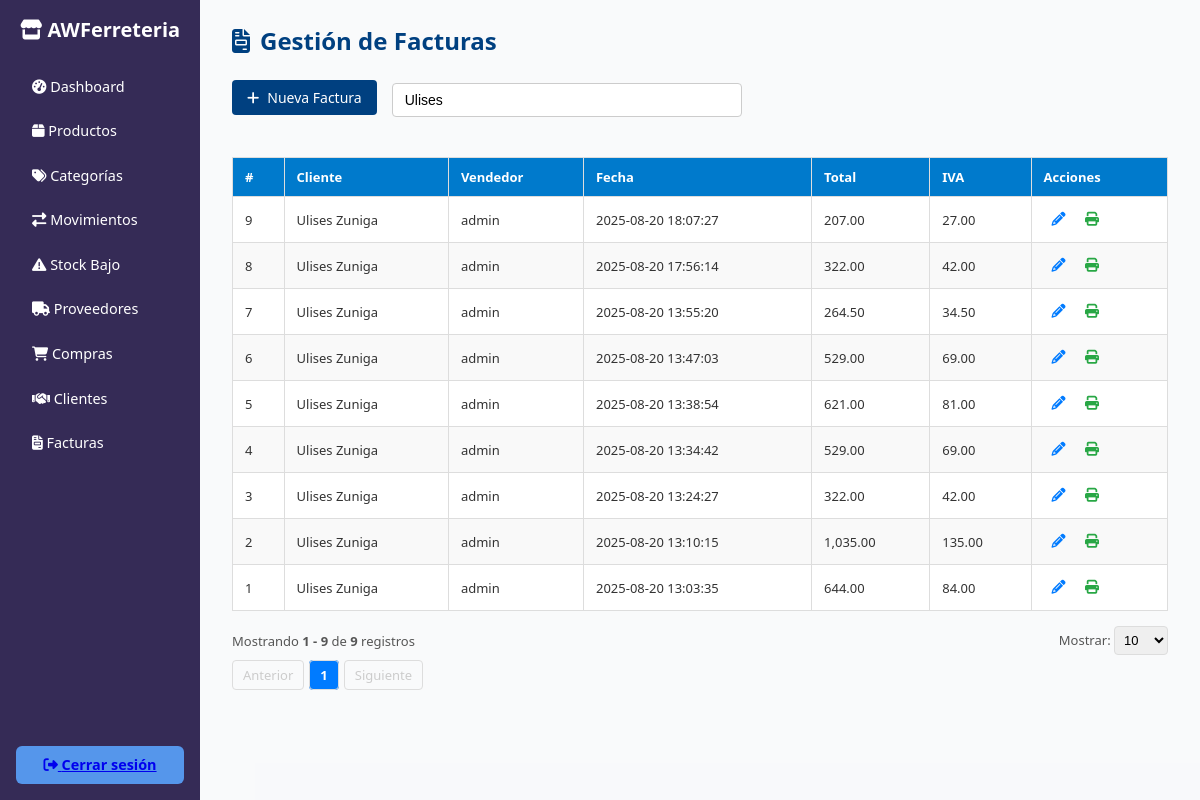
The page /facturacion/facturas.php?busqueda=Ulises (signed in) on the database its author committed.
### tables this page shows
CREATE TABLE `facturas` (
  `idfactura` int(11) NOT NULL,
  `idcliente` int(11) NOT NULL,
  `idusuario` int(11) NOT NULL,
  `fecha` datetime DEFAULT current_timestamp(),
  `total` decimal(10,2) NOT NULL,
  `iva` decimal(10,2) DEFAULT 0.00,
  `activo` bit(1) DEFAULT b'1',
  `usuarioregistra` int(11) DEFAULT NULL,
  `fecharegistro` datetime DEFAULT current_timestamp(),
  `usuarioactualiza` int(11) DEFAULT NULL,
  `fechaactualizacion` datetime DEFAULT NULL
);

CREATE TABLE `usuarios` (
  `idusuario` int(11) NOT NULL,
  `nombrecompleto` varchar(100) NOT NULL,
  `usuario` varchar(50) NOT NULL,
  `contrasena` varchar(255) NOT NULL,
  `correo` varchar(100) DEFAULT NULL,
  `telefono` varchar(20) DEFAULT NULL,
  `idrol` int(11) NOT NULL,
  `activo` bit(1) NOT NULL DEFAULT b'1',
  `usuarioregistra` int(11) NOT NULL,
  `fecharegistro` datetime NOT NULL DEFAULT current_timestamp(),
  `usuarioactualiza` int(11) DEFAULT NULL,
  `fechaactualizacion` datetime DEFAULT NULL ON UPDATE current_timestamp()
);

### facturacion/facturas.php (the view, shortened to what this page needs)
<?php
$conn = getConnection();
$pagina = isset($_GET['pagina']) ? (int)$_GET['pagina'] : 1;
$porPagina = isset($_GET['por_pagina']) ? (int)$_GET['por_pagina'] : 10;
$busqueda = trim($_GET['busqueda'] ?? '');
$offset = ($pagina - 1) * $porPagina;
$where = "";
$params = [];
$types = "";
if (!empty($busqueda)) {
    $busqueda_like = '%' . $busqueda . '%';
    $where = " WHERE (c.nombre LIKE ? OR u.usuario LIKE ? OR f.idfactura LIKE ? OR f.fecha LIKE ?) ";
    $params = [$busqueda_like, $busqueda_like, $busqueda_like, $busqueda_like];
    $types = "ssss";
}
try {
    $sqlCount = "SELECT COUNT(*) as total FROM facturas f
                 INNER JOIN clientes c ON f.idcliente = c.idcliente
                 INNER JOIN usuarios u ON f.idusuario = u.idusuario $where";
    $stmtCount = $conn->prepare($sqlCount);
    if ($stmtCount) {
        if (!empty($params)) {
            $stmtCount->bind_param($types, ...$params);
        }
        $stmtCount->execute();
        $resultCount = $stmtCount->get_result();
        $totalRegistros = $resultCount->fetch_assoc()['total'] ?? 0;
    } else {
        $totalRegistros = 0;
    }
} catch (Exception $e) {
    $totalRegistros = 0;
}
$totalPaginas = max(1, ceil($totalRegistros / $porPagina));
$facturas = [];
try {
    $sql = "SELECT f.idfactura,
               CONCAT(c.nombre, ' ', c.apellido) AS cliente,
               u.usuario AS vendedor,
               f.fecha,
               f.total,
               f.iva
        FROM facturas f
        INNER JOIN clientes c ON f.idcliente = c.idcliente
        INNER JOIN usuarios u ON f.idusuario = u.idusuario
        $where
        ORDER BY f.fecha DESC
        LIMIT ? OFFSET ?";
    $stmt = $conn->prepare($sql);
    if ($stmt) {
        if (!empty($params)) {
            $stmt->bind_param($types . "ii", ...array_merge($params, [$porPagina, $offset]));
        } else {
            $stmt->bind_param("ii", $porPagina, $offset);
        }
        $stmt->execute();
        $result = $stmt->get_result();
        $facturas = $result->fetch_all(MYSQLI_ASSOC);
    }
} catch (Exception $e) {
    $facturas = [];
}
?>
<!DOCTYPE html>
<html lang="es">
<head>
    <link rel="stylesheet" href="https://cdnjs.cloudflare.com/ajax/libs/font-awesome/6.4.0/css/all.min.css">
</head>
<body>
    <div class="container">
        <?php include('../includes/sidebar_inventario.php'); ?>
        <main class="main-content">
            <h2><i class="fas fa-file-invoice"></i> Gestión de Facturas</h2>
            <div style="display: flex; align-items: center; gap: 15px; flex-wrap: wrap; margin-bottom: 20px;">
                <a href="nueva_factura.php" class="btn">
                    <i class="fas fa-plus"></i> Nueva Factura
                </a>
                <div class="search-container" style="flex: 1; max-width: 350px;">
                    <input type="text" id="busquedaFactura"
                        placeholder="Buscar factura, cliente, vendedor, fecha..."
                        value="<?= htmlspecialchars($busqueda) ?>">
                </div>
            </div>
            <table id="tablaFacturas">
                <thead>
                    <tr>
                        <th>#</th>
                        <th>Cliente</th>
                        <th>Vendedor</th>
                        <th>Fecha</th>
                        <th>Total</th>
                        <th>IVA</th>
                        <th>Acciones</th>
                    </tr>
                </thead>
                <tbody id="tbodyFacturas">
                    <?php if (!empty($facturas)): ?>
                        <?php foreach ($facturas as $factura): ?>
                            <tr>
                                <td><?= $factura['idfactura'] ?></td>
                                <td><?= htmlspecialchars($factura['cliente']) ?></td>
                                <td><?= htmlspecialchars($factura['vendedor']) ?></td>
                                <td><?= $factura['fecha'] ?></td>
                                <td><?= number_format($factura['total'], 2) ?></td>
                                <td><?= number_format($factura['iva'], 2) ?></td>
                                <td>
                                    <button class="action-btn edit-btn"
                                            onclick="window.location.href='detalle_factura.php?id=<?= $factura['idfactura'] ?>'"
                                            title="Editar">
                                        <i class="fas fa-pencil-alt"></i>
                                    </button>
                                    <button class="action-btn print-btn"
                                            onclick="window.location.href='imprimir_factura.php?id=<?= $factura['idfactura'] ?>'"
                                            title="Imprimir">
                                        <i class="fas fa-print"></i>
                                    </button>
                                </td>
                            </tr>
                        <?php endforeach; ?>
                    <?php else: ?>
                        <tr><td colspan="7" class="no-results">No se encontraron facturas.</td></tr>
                    <?php endif; ?>
                </tbody>
            </table>
            <?php if ($totalRegistros > 0): ?>
                <div class="pagination-container">
                    <div>
                        Mostrando <strong><?= min($offset + 1, $totalRegistros) ?> - <?= min($offset + $porPagina, $totalRegistros) ?></strong> de <strong><?= $totalRegistros ?></strong> registros
                    </div>
                    <div>
                        <label for="por_pagina">Mostrar: </label>
                        <select id="por_pagina" class="per-page-select">
                            <option value="10" <?= $porPagina == 10 ? 'selected' : '' ?>>10</option>
                        </select>
                    </div>
                </div>
                <ul class="pagination" style="margin-top:10px;">
                    <li>
                        <a href="?pagina=<?= max(1, $pagina - 1) ?>&por_pagina=<?= $porPagina ?>&busqueda=<?= urlencode($busqueda) ?>"
                           class="<?= $pagina <= 1 ? 'disabled' : '' ?>">Anterior</a>
                    </li>
                    <?php for ($i = 1; $i <= $totalPaginas; $i++): ?>
                        <li>
                            <a href="?pagina=<?= $i ?>&por_pagina=<?= $porPagina ?>&busqueda=<?= urlencode($busqueda) ?>"
                               class="<?= $i == $pagina ? 'current' : '' ?>"><?= $i ?></a>
                        </li>
                    <?php endfor; ?>
                    <li>
                        <a href="?pagina=<?= min($totalPaginas, $pagina + 1) ?>&por_pagina=<?= $porPagina ?>&busqueda=<?= urlencode($busqueda) ?>"
                           class="<?= $pagina >= $totalPaginas ? 'disabled' : '' ?>">Siguiente</a>
                    </li>
                </ul>
            <?php endif; ?>
        </main>
    </div>
</body>
</html>

### facturacion/facturas.php (style rules this page uses)
* { box-sizing: border-box; margin: 0; padding: 0; }
body, html { height: 100%; font-family: 'Segoe UI', Tahoma, Geneva, Verdana, sans-serif; background-color: #f4f6f85c; color: #333; }
.container { display: flex; height: 100vh; }
.main-content { flex: 1; padding: 1rem 1.5rem; margin: 0.5rem; overflow-y: auto; font-size: 14px; }
.main-content h2 { color: #004080; margin-bottom: 1rem; font-size: 1.5rem; display: flex; align-items: center; }
.main-content h2 i { margin-right: 10px; }
.btn { display: inline-flex; align-items: center; justify-content: center; background-color: #004080; color: white; padding: 8px 15px; text-decoration: none; border-radius: 4px; font-size: 14px; margin-bottom: 15px; border: none; cursor: pointer; transition: background-color 0.3s; }
.btn i { margin-right: 8px; }
.action-btn { border: none; background: none; cursor: pointer; padding: 5px 8px; border-radius: 5px; transition: 0.3s; }
.action-btn i { font-size: 14px; }
.edit-btn { color: #007bff; }
.print-btn { color: #28a745; }
table { width: 100%; border-collapse: collapse; background-color: #fff; font-size: 13px; margin-top: 10px; }
th, td { padding: 10px 12px; border: 1px solid #ddd; text-align: left; }
th { background-color: #007acc; color: white; font-weight: 600; }
tr:nth-child(even) { background-color: #f9f9f9; }
.search-container { max-width: 350px; margin: 10px 0 20px 0; }
.search-container input { width: 100%; padding: 8px 12px; border: 1px solid #ccc; border-radius: 4px; font-size: 14px; }
.pagination-container { display: flex; justify-content: space-between; align-items: center; margin-top: 15px; font-size: 13px; color: #555; }
.pagination { display: flex; list-style: none; margin: 0; padding: 0; gap: 5px; }
.pagination a, .pagination span { padding: 5px 10px; border: 1px solid #ddd; border-radius: 4px; text-decoration: none; color: #007bff; font-size: 13px; }
.pagination .current { background-color: #007bff; color: white; font-weight: bold; }
.pagination .disabled { color: #ccc; cursor: not-allowed; }
.per-page-select { padding: 5px; border: 1px solid #ddd; border-radius: 4px; font-size: 13px; }

### rows shown on the page
facturas: idfactura "9", cliente "Ulises Zuniga", idusuario.usuario "admin", fecha "2025-08-20 18:07:27", total "207.00", iva "27.00"
facturas: idfactura "8", cliente "Ulises Zuniga", idusuario.usuario "admin", fecha "2025-08-20 17:56:14", total "322.00", iva "42.00"
facturas: idfactura "7", cliente "Ulises Zuniga", idusuario.usuario "admin", fecha "2025-08-20 13:55:20", total "264.50", iva "34.50"
facturas: idfactura "6", cliente "Ulises Zuniga", idusuario.usuario "admin", fecha "2025-08-20 13:47:03", total "529.00", iva "69.00"
facturas: idfactura "5", cliente "Ulises Zuniga", idusuario.usuario "admin", fecha "2025-08-20 13:38:54", total "621.00", iva "81.00"
facturas: idfactura "4", cliente "Ulises Zuniga", idusuario.usuario "admin", fecha "2025-08-20 13:34:42", total "529.00", iva "69.00"
facturas: idfactura "3", cliente "Ulises Zuniga", idusuario.usuario "admin", fecha "2025-08-20 13:24:27", total "322.00", iva "42.00"
facturas: idfactura "2", cliente "Ulises Zuniga", idusuario.usuario "admin", fecha "2025-08-20 13:10:15", total "1,035.00", iva "135.00"
facturas: idfactura "1", cliente "Ulises Zuniga", idusuario.usuario "admin", fecha "2025-08-20 13:03:35", total "644.00", iva "84.00"

### other values the page prints
min($offset + 1, $totalRegistros) "1"
min($offset + $porPagina, $totalRegistros) "9"
$totalRegistros "9"
